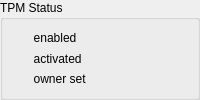
        <widget class="QGroupBox" name="statusView">
         <property name="sizePolicy">
          <sizepolicy hsizetype="Preferred" vsizetype="Preferred">
           <horstretch>0</horstretch>
           <verstretch>0</verstretch>
          </sizepolicy>
         </property>
         <property name="title">
          <string>TPM Status</string>
         </property>
         <property name="flat">
          <bool>false</bool>
         </property>
         <property name="checkable">
          <bool>false</bool>
         </property>
         <layout class="QVBoxLayout" name="verticalLayout_3">
          <item>
           <layout class="QHBoxLayout" name="horizontalLayout">
            <item>
             <layout class="QVBoxLayout" name="verticalLayout">
              <item>
               <widget class="QLabel" name="myEnabledLabel">
                <property name="sizePolicy">
                 <sizepolicy hsizetype="Fixed" vsizetype="Preferred">
                  <horstretch>0</horstretch>
                  <verstretch>0</verstretch>
                 </sizepolicy>
                </property>
                <property name="text">
                 <string/>
                </property>
                <property name="pixmap">
                 <pixmap resource="resources.qrc">:/images/images/ok.png</pixmap>
                </property>
                <property name="scaledContents">
                 <bool>false</bool>
                </property>
                <property name="alignment">
                 <set>Qt::AlignLeading|Qt::AlignLeft|Qt::AlignVCenter</set>
                </property>
               </widget>
              </item>
              <item>
               <widget class="QLabel" name="myActivatedLabel">
                <property name="sizePolicy">
                 <sizepolicy hsizetype="Fixed" vsizetype="Preferred">
                  <horstretch>0</horstretch>
                  <verstretch>0</verstretch>
                 </sizepolicy>
                </property>
                <property name="text">
                 <string/>
                </property>
                <property name="pixmap">
                 <pixmap resource="resources.qrc">:/images/images/nok.png</pixmap>
                </property>
                <property name="scaledContents">
                 <bool>false</bool>
                </property>
                <property name="alignment">
                 <set>Qt::AlignLeading|Qt::AlignLeft|Qt::AlignVCenter</set>
                </property>
               </widget>
              </item>
              <item>
               <widget class="QLabel" name="myOwnerLabel">
                <property name="sizePolicy">
                 <sizepolicy hsizetype="Fixed" vsizetype="Preferred">
                  <horstretch>0</horstretch>
                  <verstretch>0</verstretch>
                 </sizepolicy>
                </property>
                <property name="text">
                 <string/>
                </property>
                <property name="pixmap">
                 <pixmap resource="resources.qrc">:/images/images/unk.png</pixmap>
                </property>
                <property name="scaledContents">
                 <bool>false</bool>
                </property>
                <property name="alignment">
                 <set>Qt::AlignLeading|Qt::AlignLeft|Qt::AlignVCenter</set>
                </property>
               </widget>
              </item>
             </layout>
            </item>
            <item>
             <layout class="QVBoxLayout" name="verticalLayout_2">
              <item>
               <widget class="QLabel" name="myEnabledLabel_2">
                <property name="sizePolicy">
                 <sizepolicy hsizetype="MinimumExpanding" vsizetype="Preferred">
                  <horstretch>0</horstretch>
                  <verstretch>0</verstretch>
                 </sizepolicy>
                </property>
                <property name="text">
                 <string>  enabled</string>
                </property>
                <property name="alignment">
                 <set>Qt::AlignLeading|Qt::AlignLeft|Qt::AlignVCenter</set>
                </property>
               </widget>
              </item>
              <item>
               <widget class="QLabel" name="myActivatedLabel_2">
                <property name="text">
                 <string>  activated</string>
                </property>
                <property name="alignment">
                 <set>Qt::AlignLeading|Qt::AlignLeft|Qt::AlignVCenter</set>
                </property>
               </widget>
              </item>
              <item>
               <widget class="QLabel" name="myOwnerLabel_2">
                <property name="text">
                 <string>  owner set</string>
                </property>
                <property name="alignment">
                 <set>Qt::AlignLeading|Qt::AlignLeft|Qt::AlignVCenter</set>
                </property>
               </widget>
              </item>
             </layout>
            </item>
           </layout>
          </item>
         </layout>
        </widget>
